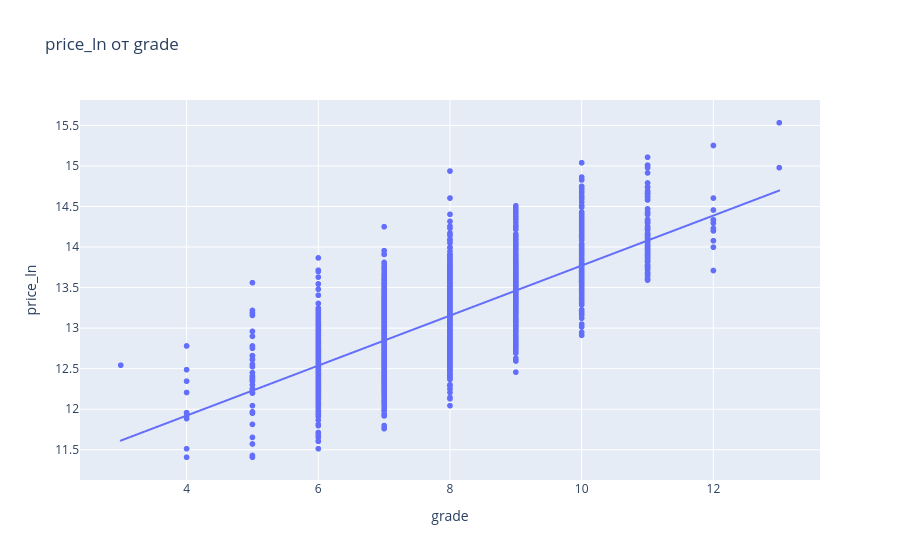

This figure's notebook cell:
### Markdown cell above
### Pairplot

`pairplot` строит **матрицу попарных диаграмм рассеяния**. На пересечении
строки и столбца — scatter для двух признаков, а по диагонали — распределение
каждого признака отдельно.

Что показывает:
- **линейные зависимости** между парами признаков;
- **кластеры** — группы похожих объектов;
- **выбросы** — отдельные точки в стороне;
- **форму распределения** каждого признака (по диагонали).

### Что видно на pairplot

- **`price_ln`** (целевой) распределён **почти нормально** — колокол
  без резкой асимметрии. Это результат логарифмирования цены:
  исходная цена была бы сильно скошена вправо.
- Несколько признаков — **дискретные**: `bedrooms`, `bathrooms`, `floors`,
  `waterfront`, `view`, `condition`, `grade`. На scatter они образуют
  вертикальные и горизонтальные «полосы», потому что принимают
  ограниченный набор значений.
- **Сильная линейная связь** между парами: `sqft_living` ↔ `sqft_above`,
  `sqft_living` ↔ `sqft_living15`, `sqft_living` ↔ `bathrooms`,
  `grade` ↔ `sqft_living`.
- **`lat` и `long`** связаны слабее, но scatter-облака имеют структуру:
  видно, что дома группируются по географическим районам.
- **`yr_built`** показывает вертикальные полосы — есть периоды массовой
  застройки.

### Для какого распределения `price_ln` предсказания точнее

Линейная регрессия (МНК) предполагает, что остатки нормальны, а связь
$y$ с признаками линейна. Значит, точнее всего предсказания при
**нормальном распределении целевого признака**.

У тебя `price_ln` — **как раз почти нормальное распределение** (это видно
и на pairplot, и на гистограмме). Это хорошо: логарифмирование цены уже
сделано заранее, поэтому модель будет работать точнее, чем на исходной
цене без логарифма.

### Jointplot для `grade`

Самый сильный признак по корреляции с `price_ln` — **`grade`** (r = 0.69).

`grade` — дискретный признак (значения 3–13, целые). Поэтому на scatter
точки образуют **вертикальные полосы** — по одной полосе на каждое
значение. Линия регрессии показывает **прямую связь**: чем выше класс
отделки дома, тем выше цена.

Разброс точек внутри каждой полосы заметный — значит, `grade` объясняет
цену лишь частично. Точнее всего предсказания в середине диапазона
(grade 6–10), где точек много; на краях (grade < 5 и grade > 12)
точек мало, там предсказания менее надёжны.

### Code cell
import plotly.express as px

# Два самых значимых признака по |корреляции| с price_ln (кроме самого price_ln)
top2 = corr["price_ln"].drop("price_ln").abs().sort_values(ascending=False).head(2).index.tolist()
print("Топ-2 признака:", top2)

# 2D: по X — самый сильный признак, по Y — целевой
px.scatter(df0, x=top2[0], y="price_ln", trendline="ols",
           title=f"price_ln от {top2[0]}").show()

### Figure 1 — Plotly figure (JSON) as saved in the notebook; plotly's stock layout.template omitted (floating-point values rounded to 4 significant figures; data arrays with more than 128 entries replaced by an {"elided": "..."} marker saying what was removed)
{"data": [{"hovertemplate": "grade=%{x}<br>price_ln=%{y}<extra></extra>", "legendgroup": "", "marker": {"color": "#636efa", "symbol": "circle"}, "mode": "markers", "name": "", "showlegend": false, "type": "scattergl", "x": {"elided": "3921 int values"}, "xaxis": "x", "y": {"elided": "3921 float values"}, "yaxis": "y"}, {"hovertemplate": "<b>OLS trendline</b><br>price_ln = 0.308424 * grade + 10.6875<br>R<sup>2</sup>=0.479110<br><br>grade=%{x}<br>price_ln=%{y} <b>(trend)</b><extra></extra>", "legendgroup": "", "marker": {"color": "#636efa", "symbol": "circle"}, "mode": "lines", "name": "", "showlegend": false, "type": "scattergl", "x": {"elided": "3921 int values"}, "xaxis": "x", "y": {"elided": "3921 float values"}, "yaxis": "y"}], "layout": {"legend": {"tracegroupgap": 0}, "title": {"text": "price_ln от grade"}, "xaxis": {"anchor": "y", "domain": [0, 1], "title": {"text": "grade"}}, "yaxis": {"anchor": "x", "domain": [0, 1], "title": {"text": "price_ln"}}}}
